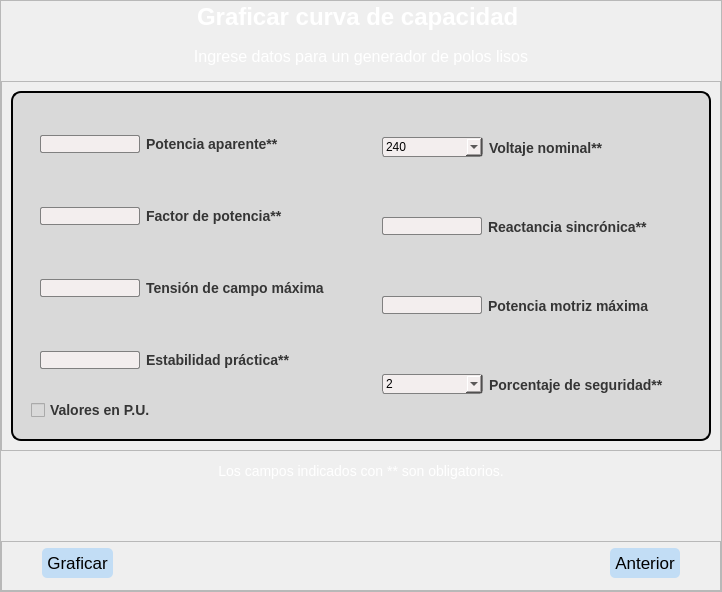
      <widget class="QWidget" name="polo_liso">
       <layout class="QVBoxLayout" name="verticalLayout_4">
        <property name="spacing">
         <number>0</number>
        </property>
        <property name="leftMargin">
         <number>0</number>
        </property>
        <property name="topMargin">
         <number>0</number>
        </property>
        <property name="rightMargin">
         <number>0</number>
        </property>
        <property name="bottomMargin">
         <number>0</number>
        </property>
        <item>
         <widget class="QFrame" name="cont_liso">
          <property name="frameShape">
           <enum>QFrame::StyledPanel</enum>
          </property>
          <property name="frameShadow">
           <enum>QFrame::Raised</enum>
          </property>
          <layout class="QVBoxLayout" name="verticalLayout_5">
           <property name="spacing">
            <number>10</number>
           </property>
           <property name="leftMargin">
            <number>0</number>
           </property>
           <property name="topMargin">
            <number>0</number>
           </property>
           <property name="rightMargin">
            <number>0</number>
           </property>
           <property name="bottomMargin">
            <number>0</number>
           </property>
           <item>
            <widget class="QLabel" name="liso_titulo_1">
             <property name="minimumSize">
              <size>
               <width>0</width>
               <height>30</height>
              </size>
             </property>
             <property name="maximumSize">
              <size>
               <width>16777215</width>
               <height>60</height>
              </size>
             </property>
             <property name="styleSheet">
              <string notr="true">QLabel{
color: rgb(255, 255, 255);
font-weight: bold;
font-size: 24px;
}</string>
             </property>
             <property name="text">
              <string>Graficar curva de capacidad </string>
             </property>
             <property name="alignment">
              <set>Qt::AlignBottom|Qt::AlignHCenter</set>
             </property>
            </widget>
           </item>
           <item>
            <widget class="QLabel" name="liso_titulo_2">
             <property name="minimumSize">
              <size>
               <width>0</width>
               <height>30</height>
              </size>
             </property>
             <property name="maximumSize">
              <size>
               <width>16777215</width>
               <height>35</height>
              </size>
             </property>
             <property name="styleSheet">
              <string notr="true">QLabel{
color: rgb(255, 255, 255);
font-size: 16px;
}</string>
             </property>
             <property name="text">
              <string>Ingrese datos para un generador de polos lisos</string>
             </property>
             <property name="alignment">
              <set>Qt::AlignCenter</set>
             </property>
            </widget>
           </item>
           <item>
            <widget class="QFrame" name="liso_inputs">
             <property name="styleSheet">
              <string notr="true"/>
             </property>
             <property name="frameShape">
              <enum>QFrame::StyledPanel</enum>
             </property>
             <property name="frameShadow">
              <enum>QFrame::Raised</enum>
             </property>
             <layout class="QHBoxLayout" name="horizontalLayout_4">
              <item>
               <widget class="QFrame" name="liso_input_content">
                <property name="sizePolicy">
                 <sizepolicy hsizetype="Preferred" vsizetype="Preferred">
                  <horstretch>0</horstretch>
                  <verstretch>0</verstretch>
                 </sizepolicy>
                </property>
                <property name="minimumSize">
                 <size>
                  <width>700</width>
                  <height>350</height>
                 </size>
                </property>
                <property name="maximumSize">
                 <size>
                  <width>900</width>
                  <height>420</height>
                 </size>
                </property>
                <property name="styleSheet">
                 <string notr="true">QFrame{
background-color: rgb(217, 217, 217);
border-radius: 10px;
border-style: solid;
border-color: black;
border-width: 2px;
}</string>
                </property>
                <property name="frameShape">
                 <enum>QFrame::StyledPanel</enum>
                </property>
                <property name="frameShadow">
                 <enum>QFrame::Raised</enum>
                </property>
                <layout class="QHBoxLayout" name="horizontalLayout_5">
                 <item>
                  <widget class="QFrame" name="input_left">
                   <property name="styleSheet">
                    <string notr="true">QFrame{
background-color: rgb(217, 217, 217);
border-style: none;
}</string>
                   </property>
                   <property name="frameShape">
                    <enum>QFrame::StyledPanel</enum>
                   </property>
                   <property name="frameShadow">
                    <enum>QFrame::Raised</enum>
                   </property>
                   <layout class="QVBoxLayout" name="verticalLayout_10">
                    <item>
                     <widget class="QFrame" name="frame_19">
                      <property name="minimumSize">
                       <size>
                        <width>200</width>
                        <height>0</height>
                       </size>
                      </property>
                      <property name="frameShape">
                       <enum>QFrame::StyledPanel</enum>
                      </property>
                      <property name="frameShadow">
                       <enum>QFrame::Raised</enum>
                      </property>
                      <layout class="QHBoxLayout" name="horizontalLayout_11">
                       <item>
                        <widget class="QLineEdit" name="liso_p_aparente">
                         <property name="maximumSize">
                          <size>
                           <width>100</width>
                           <height>16777215</height>
                          </size>
                         </property>
                         <property name="styleSheet">
                          <string notr="true">QLineEdit{
background-color: rgb(243, 238, 238);
border-radius: 2px;
border: 1px solid gray;
}</string>
                         </property>
                        </widget>
                       </item>
                       <item>
                        <widget class="QLabel" name="liso_p_aparente_label">
                         <property name="maximumSize">
                          <size>
                           <width>200</width>
                           <height>16777215</height>
                          </size>
                         </property>
                         <property name="styleSheet">
                          <string notr="true">QLabel{
color: rgb(53, 53, 53);
font-weight: bold;
font-size: 14px;
}</string>
                         </property>
                         <property name="text">
                          <string>Potencia aparente**</string>
                         </property>
                         <property name="alignment">
                          <set>Qt::AlignLeading|Qt::AlignLeft|Qt::AlignVCenter</set>
                         </property>
                        </widget>
                       </item>
                      </layout>
                     </widget>
                    </item>
                    <item>
                     <widget class="QFrame" name="frame_20">
                      <property name="frameShape">
                       <enum>QFrame::StyledPanel</enum>
                      </property>
                      <property name="frameShadow">
                       <enum>QFrame::Raised</enum>
                      </property>
                      <layout class="QHBoxLayout" name="horizontalLayout_12">
                       <item>
                        <widget class="QLineEdit" name="liso_f_p">
                         <property name="maximumSize">
                          <size>
                           <width>100</width>
                           <height>16777215</height>
                          </size>
                         </property>
                         <property name="styleSheet">
                          <string notr="true">QLineEdit{
background-color: rgb(243, 238, 238);
border-radius: 2px;
border: 1px solid gray;
}</string>
                         </property>
                        </widget>
                       </item>
                       <item>
                        <widget class="QLabel" name="liso_f_p_label">
                         <property name="maximumSize">
                          <size>
                           <width>200</width>
                           <height>16777215</height>
                          </size>
                         </property>
                         <property name="styleSheet">
                          <string notr="true">QLabel{
color: rgb(53, 53, 53);
font-weight: bold;
font-size: 14px;
}</string>
                         </property>
                         <property name="text">
                          <string>Factor de potencia**</string>
                         </property>
                         <property name="alignment">
                          <set>Qt::AlignLeading|Qt::AlignLeft|Qt::AlignVCenter</set>
                         </property>
                        </widget>
                       </item>
                      </layout>
                     </widget>
                    </item>
                    <item>
                     <widget class="QFrame" name="frame_21">
                      <property name="frameShape">
                       <enum>QFrame::StyledPanel</enum>
                      </property>
                      <property name="frameShadow">
                       <enum>QFrame::Raised</enum>
                      </property>
                      <layout class="QHBoxLayout" name="horizontalLayout_13">
                       <item>
                        <widget class="QLineEdit" name="liso_t_m_c">
                         <property name="maximumSize">
                          <size>
                           <width>100</width>
                           <height>16777215</height>
                          </size>
                         </property>
                         <property name="styleSheet">
                          <string notr="true">QLineEdit{
background-color: rgb(243, 238, 238);
border-radius: 2px;
border: 1px solid gray;
}</string>
                         </property>
                        </widget>
                       </item>
                       <item>
                        <widget class="QLabel" name="liso_t_m_c_label">
                         <property name="maximumSize">
                          <size>
                           <width>200</width>
                           <height>16777215</height>
                          </size>
                         </property>
                         <property name="styleSheet">
                          <string notr="true">QLabel{
color: rgb(53, 53, 53);
font-weight: bold;
font-size: 14px;
}</string>
                         </property>
                         <property name="text">
                          <string>Tensión de campo máxima</string>
                         </property>
                         <property name="alignment">
                          <set>Qt::AlignLeading|Qt::AlignLeft|Qt::AlignVCenter</set>
                         </property>
                        </widget>
                       </item>
                      </layout>
                     </widget>
                    </item>
                    <item>
                     <widget class="QFrame" name="frame_23">
                      <property name="frameShape">
                       <enum>QFrame::StyledPanel</enum>
                      </property>
                      <property name="frameShadow">
                       <enum>QFrame::Raised</enum>
                      </property>
                      <layout class="QHBoxLayout" name="horizontalLayout_14">
                       <item>
                        <widget class="QLineEdit" name="liso_estabilidad_practica">
                         <property name="maximumSize">
                          <size>
                           <width>100</width>
                           <height>16777215</height>
                          </size>
                         </property>
                         <property name="styleSheet">
                          <string notr="true">QLineEdit{
background-color: rgb(243, 238, 238);
border-radius: 2px;
border: 1px solid gray;
}</string>
                         </property>
                        </widget>
                       </item>
                       <item>
                        <widget class="QLabel" name="liso_estabilidad_practica_label">
                         <property name="maximumSize">
                          <size>
                           <width>200</width>
                           <height>16777215</height>
                          </size>
                         </property>
                         <property name="styleSheet">
                          <string notr="true">QLabel{
color: rgb(53, 53, 53);
font-weight: bold;
font-size: 14px;
}</string>
                         </property>
                         <property name="text">
                          <string>Estabilidad práctica**</string>
                         </property>
                         <property name="alignment">
                          <set>Qt::AlignLeading|Qt::AlignLeft|Qt::AlignVCenter</set>
                         </property>
                        </widget>
                       </item>
                      </layout>
                     </widget>
                    </item>
                    <item>
                     <widget class="QCheckBox" name="liso_pu_check">
                      <property name="layoutDirection">
                       <enum>Qt::LeftToRight</enum>
                      </property>
                      <property name="styleSheet">
                       <string notr="true">QCheckBox{
background-color: rgb(217, 217, 217);
color: rgb(53, 53, 53);
font-weight: bold;
font-size: 14px;
}</string>
                      </property>
                      <property name="text">
                       <string>Valores en P.U.</string>
                      </property>
                     </widget>
                    </item>
                   </layout>
                  </widget>
                 </item>
                 <item>
                  <widget class="QFrame" name="input_right">
                   <property name="styleSheet">
                    <string notr="true">QFrame{
background-color: rgb(217, 217, 217);
border-style: none;
}</string>
                   </property>
                   <property name="frameShape">
                    <enum>QFrame::StyledPanel</enum>
                   </property>
                   <property name="frameShadow">
                    <enum>QFrame::Raised</enum>
                   </property>
                   <layout class="QVBoxLayout" name="verticalLayout_9">
                    <item>
                     <widget class="QFrame" name="cont_voltaje_nom">
                      <property name="frameShape">
                       <enum>QFrame::StyledPanel</enum>
                      </property>
                      <property name="frameShadow">
                       <enum>QFrame::Raised</enum>
                      </property>
                      <layout class="QHBoxLayout" name="horizontalLayout_6">
                       <item>
                        <widget class="QComboBox" name="voltaje_nominal">
                         <property name="minimumSize">
                          <size>
                           <width>101</width>
                           <height>0</height>
                          </size>
                         </property>
                         <property name="maximumSize">
                          <size>
                           <width>100</width>
                           <height>16777215</height>
                          </size>
                         </property>
                         <property name="styleSheet">
                          <string notr="true">QComboBox{
background-color: rgb(243, 238, 238);
border: 1px solid gray;
border-radius: 3px;
padding: 1px 18px 1px 3px;
min-width: 6em;
}
QComboBox:editable {
    background: white;
}
QScrollBar:vertical {          
    border-style: solid;
    background: rgb(243, 238, 238);
    width:15px;
}
</string>
                         </property>
                         <item>
                          <property name="text">
                           <string>240</string>
                          </property>
                         </item>
                         <item>
                          <property name="text">
                           <string>480</string>
                          </property>
                         </item>
                         <item>
                          <property name="text">
                           <string>600</string>
                          </property>
                         </item>
                         <item>
                          <property name="text">
                           <string>2400</string>
                          </property>
                         </item>
                         <item>
                          <property name="text">
                           <string>4160</string>
                          </property>
                         </item>
                         <item>
                          <property name="text">
                           <string>4800</string>
                          </property>
                         </item>
                         <item>
                          <property name="text">
                           <string>6900</string>
                          </property>
                         </item>
                         <item>
                          <property name="text">
                           <string>13800</string>
                          </property>
                         </item>
                         <item>
                          <property name="text">
                           <string>23000</string>
                          </property>
                         </item>
                         <item>
                          <property name="text">
                           <string>34500</string>
                          </property>
                         </item>
                         <item>
                          <property name="text">
                           <string>46000</string>
                          </property>
                         </item>
                         <item>
                          <property name="text">
                           <string>69000</string>
                          </property>
                         </item>
                        </widget>
                       </item>
                       <item>
                        <widget class="QLabel" name="liso_v_n_label">
                         <property name="maximumSize">
                          <size>
                           <width>200</width>
                           <height>16777215</height>
                          </size>
                         </property>
                         <property name="styleSheet">
                          <string notr="true">QLabel{
color: rgb(53, 53, 53);
font-weight: bold;
font-size: 14px;
}</string>
                         </property>
                         <property name="text">
                          <string>Voltaje nominal**</string>
                         </property>
                         <property name="alignment">
                          <set>Qt::AlignLeading|Qt::AlignLeft|Qt::AlignVCenter</set>
                         </property>
                        </widget>
                       </item>
                      </layout>
                     </widget>
                    </item>
                    <item>
                     <widget class="QFrame" name="cont_r_s">
                      <property name="frameShape">
                       <enum>QFrame::StyledPanel</enum>
                      </property>
                      <property name="frameShadow">
                       <enum>QFrame::Raised</enum>
                      </property>
                      <layout class="QHBoxLayout" name="horizontalLayout_7">
                       <item>
                        <widget class="QLineEdit" name="liso_r_s">
                         <property name="maximumSize">
                          <size>
                           <width>100</width>
                           <height>16777215</height>
                          </size>
                         </property>
                         <property name="styleSheet">
                          <string notr="true">QLineEdit{
background-color: rgb(243, 238, 238);
border-radius: 2px;
border: 1px solid gray;
}</string>
                         </property>
                        </widget>
                       </item>
                       <item>
                        <widget class="QLabel" name="liso_r_s_label">
                         <property name="maximumSize">
                          <size>
                           <width>200</width>
                           <height>16777215</height>
                          </size>
                         </property>
                         <property name="styleSheet">
                          <string notr="true">QLabel{
color: rgb(53, 53, 53);
font-weight: bold;
font-size: 14px;
}</string>
                         </property>
                         <property name="text">
                          <string>Reactancia sincrónica**</string>
                         </property>
                         <property name="alignment">
                          <set>Qt::AlignLeading|Qt::AlignLeft|Qt::AlignVCenter</set>
                         </property>
                        </widget>
                       </item>
                      </layout>
                     </widget>
                    </item>
                    <item>
                     <widget class="QFrame" name="cont_p_m">
                      <property name="frameShape">
                       <enum>QFrame::StyledPanel</enum>
                      </property>
                      <property name="frameShadow">
                       <enum>QFrame::Raised</enum>
                      </property>
                      <layout class="QHBoxLayout" name="horizontalLayout_3">
                       <item>
                        <widget class="QLineEdit" name="liso_p_m">
                         <property name="maximumSize">
                          <size>
                           <width>100</width>
                           <height>16777215</height>
                          </size>
                         </property>
                         <property name="styleSheet">
                          <string notr="true">QLineEdit{
background-color: rgb(243, 238, 238);
border-radius: 2px;
border: 1px solid gray;
}</string>
                         </property>
                        </widget>
                       </item>
                       <item>
                        <widget class="QLabel" name="liso_p_m_label">
                         <property name="maximumSize">
                          <size>
                           <width>200</width>
                           <height>16777215</height>
                          </size>
                         </property>
                         <property name="styleSheet">
                          <string notr="true">QLabel{
color: rgb(53, 53, 53);
font-weight: bold;
font-size: 14px;
}</string>
                         </property>
                         <property name="text">
                          <string>Potencia motriz máxima</string>
                         </property>
                         <property name="alignment">
                          <set>Qt::AlignLeading|Qt::AlignLeft|Qt::AlignVCenter</set>
                         </property>
                        </widget>
                       </item>
                      </layout>
                     </widget>
                    </item>
                    <item>
                     <widget class="QFrame" name="cont_seg_max">
                      <property name="frameShape">
                       <enum>QFrame::StyledPanel</enum>
                      </property>
                      <property name="frameShadow">
                       <enum>QFrame::Raised</enum>
                      </property>
                      <layout class="QHBoxLayout" name="horizontalLayout_8">
                       <item>
                        <widget class="QComboBox" name="liso_porcentaje_seg">
                         <property name="minimumSize">
                          <size>
                           <width>101</width>
                           <height>0</height>
                          </size>
                         </property>
                         <property name="maximumSize">
                          <size>
                           <width>100</width>
                           <height>16777215</height>
                          </size>
                         </property>
                         <property name="styleSheet">
                          <string notr="true">QComboBox{
background-color: rgb(243, 238, 238);
border: 1px solid gray;
border-radius: 3px;
padding: 1px 18px 1px 3px;
min-width: 6em;
}
QComboBox:editable {
    background: white;
}
QScrollBar:vertical {          
    border-style: solid;
    background: rgb(243, 238, 238);
    width:15px;
}</string>
                         </property>
                         <item>
                          <property name="text">
                           <string>2</string>
                          </property>
                         </item>
                         <item>
                          <property name="text">
                           <string>5</string>
                          </property>
                         </item>
                         <item>
                          <property name="text">
                           <string>10</string>
                          </property>
                         </item>
                         <item>
                          <property name="text">
                           <string>12</string>
                          </property>
                         </item>
                         <item>
                          <property name="text">
                           <string>15</string>
                          </property>
                         </item>
                        </widget>
                       </item>
                       <item>
                        <widget class="QLabel" name="liso_porcentaj_seg_label">
                         <property name="maximumSize">
                          <size>
                           <width>200</width>
                           <height>16777215</height>
                          </size>
                         </property>
                         <property name="styleSheet">
                          <string notr="true">QLabel{
color: rgb(53, 53, 53);
font-weight: bold;
font-size: 14px;
}</string>
                         </property>
                         <property name="text">
                          <string>Porcentaje de seguridad**</string>
                         </property>
                         <property name="alignment">
                          <set>Qt::AlignLeading|Qt::AlignLeft|Qt::AlignVCenter</set>
                         </property>
                        </widget>
                       </item>
                      </layout>
                     </widget>
                    </item>
                   </layout>
                  </widget>
                 </item>
                </layout>
               </widget>
              </item>
             </layout>
            </widget>
           </item>
           <item>
            <widget class="QLabel" name="liso_campos">
             <property name="minimumSize">
              <size>
               <width>0</width>
               <height>30</height>
              </size>
             </property>
             <property name="maximumSize">
              <size>
               <width>16777215</width>
               <height>25</height>
              </size>
             </property>
             <property name="styleSheet">
              <string notr="true">QLabel{
color: rgb(255, 255, 255);
font-size: 14px;
}</string>
             </property>
             <property name="text">
              <string>Los campos indicados con ** son obligatorios.</string>
             </property>
             <property name="alignment">
              <set>Qt::AlignHCenter|Qt::AlignTop</set>
             </property>
            </widget>
           </item>
           <item>
            <widget class="QLabel" name="liso_error_mess">
             <property name="minimumSize">
              <size>
               <width>0</width>
               <height>30</height>
              </size>
             </property>
             <property name="maximumSize">
              <size>
               <width>16777215</width>
               <height>25</height>
              </size>
             </property>
             <property name="styleSheet">
              <string notr="true">QLabel{
color: red;
}</string>
             </property>
             <property name="text">
              <string/>
             </property>
             <property name="alignment">
              <set>Qt::AlignCenter</set>
             </property>
            </widget>
           </item>
           <item>
            <widget class="QFrame" name="liso_content_but">
             <property name="minimumSize">
              <size>
               <width>0</width>
               <height>50</height>
              </size>
             </property>
             <property name="maximumSize">
              <size>
               <width>16777215</width>
               <height>50</height>
              </size>
             </property>
             <property name="frameShape">
              <enum>QFrame::StyledPanel</enum>
             </property>
             <property name="frameShadow">
              <enum>QFrame::Raised</enum>
             </property>
             <layout class="QHBoxLayout" name="horizontalLayout_2">
              <property name="leftMargin">
               <number>40</number>
              </property>
              <property name="topMargin">
               <number>0</number>
              </property>
              <property name="rightMargin">
               <number>40</number>
              </property>
              <property name="bottomMargin">
               <number>5</number>
              </property>
              <item>
               <widget class="QPushButton" name="liso_graficar">
                <property name="font">
                 <font>
                  <pointsize>13</pointsize>
                 </font>
                </property>
                <property name="styleSheet">
                 <string notr="true">QPushButton{
background-color: rgb(194, 221, 245);
border-radius: 5px;
padding: 5px;
}

QPushButton:pressed{
background-color: rgba(143, 163, 188, 245);
border-style: outset;
border-width: 1px;
border-color: beige;
color: white;
}</string>
                </property>
                <property name="text">
                 <string>Graficar</string>
                </property>
                <property name="icon">
                 <iconset>
                  <normaloff>../img/derecha.png</normaloff>../img/derecha.png</iconset>
                </property>
                <property name="iconSize">
                 <size>
                  <width>0</width>
                  <height>0</height>
                 </size>
                </property>
               </widget>
              </item>
              <item>
               <spacer name="horizontalSpacer">
                <property name="orientation">
                 <enum>Qt::Horizontal</enum>
                </property>
                <property name="sizeHint" stdset="0">
                 <size>
                  <width>470</width>
                  <height>20</height>
                 </size>
                </property>
               </spacer>
              </item>
              <item>
               <widget class="QPushButton" name="liso_anterior">
                <property name="font">
                 <font>
                  <pointsize>13</pointsize>
                 </font>
                </property>
                <property name="layoutDirection">
                 <enum>Qt::LeftToRight</enum>
                </property>
                <property name="styleSheet">
                 <string notr="true">QPushButton{
background-color: rgb(194, 221, 245);
border-radius: 5px;
padding: 5px;
}

QPushButton:pressed{
background-color: rgba(143, 163, 188, 245);
border-style: outset;
border-width: 1px;
border-color: beige;
color: white;
}</string>
                </property>
                <property name="text">
                 <string>Anterior</string>
                </property>
                <property name="icon">
                 <iconset>
                  <normaloff>../img/izquierda.png</normaloff>../img/izquierda.png</iconset>
                </property>
                <property name="iconSize">
                 <size>
                  <width>0</width>
                  <height>0</height>
                 </size>
                </property>
               </widget>
              </item>
             </layout>
            </widget>
           </item>
          </layout>
         </widget>
        </item>
       </layout>
      </widget>
